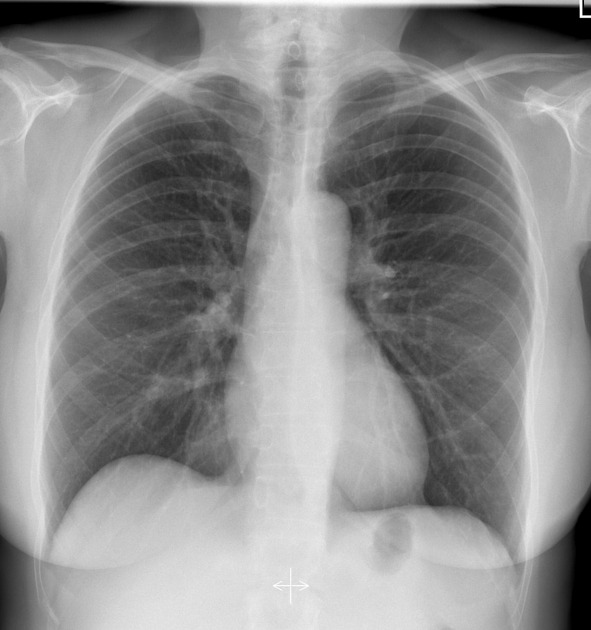
#> input picture Mini Project/Images/chest_xray.JPG, 591 x 630 px
$ jupyter execute 'Simple Medical Edge Analyzer.ipynb'   (shell and % lines are left out)
#> lines starting #> are read from the running program, lines starting #| are printed output that depends on the picture; after the words box and inside, x2 and y2 are one past the last pixel; in counts of white or black regions, pixels touching at a corner belong together
# Simple Medical Edge Analyzer

## Import Libraries

[cell 1]
import numpy as np
import matplotlib.pyplot as plt
import cv2

## Display Image

[cell 2]
img = cv2.imread('Images/chest_xray.JPG')
#> img is the input picture: shape (630, 591, 3); min 0, max 255, mean 141.5
img = cv2.cvtColor(img,cv2.COLOR_BGR2RGB)

## Detect Edges

[cell 3]
gray = cv2.cvtColor(img,cv2.COLOR_BGR2GRAY)
plt.imshow(gray,cmap='gray');

[cell 4]
clahe = cv2.createCLAHE(clipLimit=2.0, tileGridSize=(8,8))
enhanced = clahe.apply(gray)
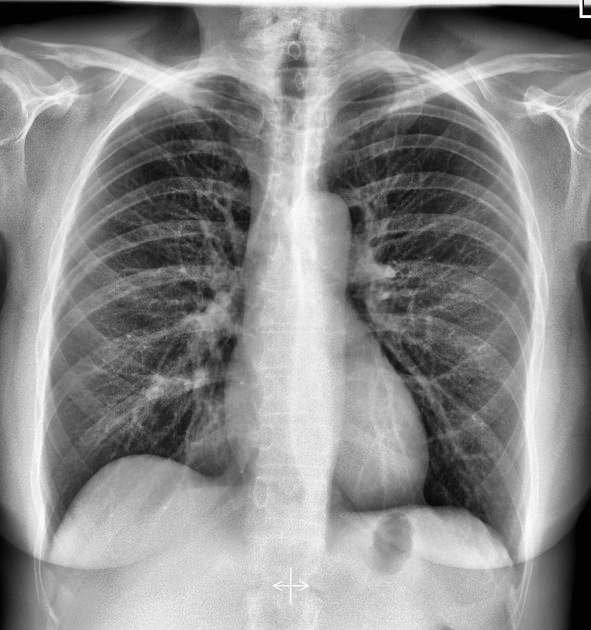
#> enhanced: shape (630, 591); min 2, max 255, mean 138.3

[cell 5]
blurred = cv2.GaussianBlur(gray,(5,5),0)

[cell 6]
edges = cv2.Canny(blurred, 30,90)
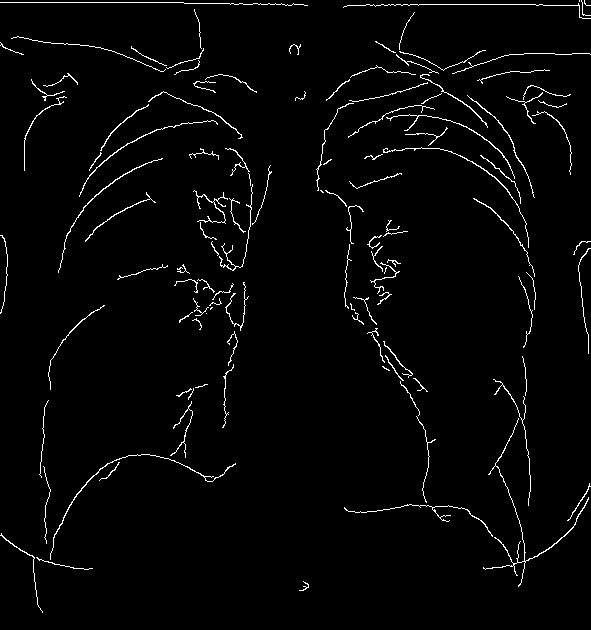
#> edges: shape (630, 591); 2.4% white in thin lines or dots

[cell 7]
kernel = np.ones((2,2),np.uint8)
edges_clean = cv2.morphologyEx(edges, cv2.MORPH_CLOSE,kernel)
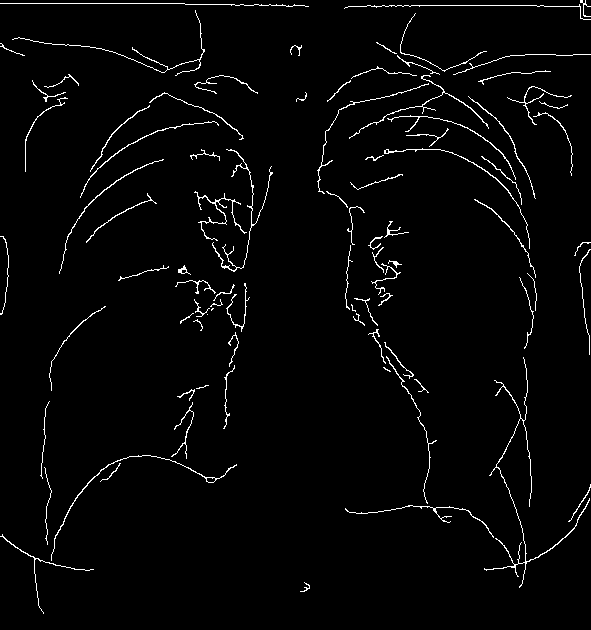
#> edges_clean: shape (630, 591); 2.5% white in thin lines or dots

[cell 8]
img_color = cv2.cvtColor(gray, cv2.COLOR_GRAY2BGR)
img_color[edges_clean == 255] = [0,255,0]
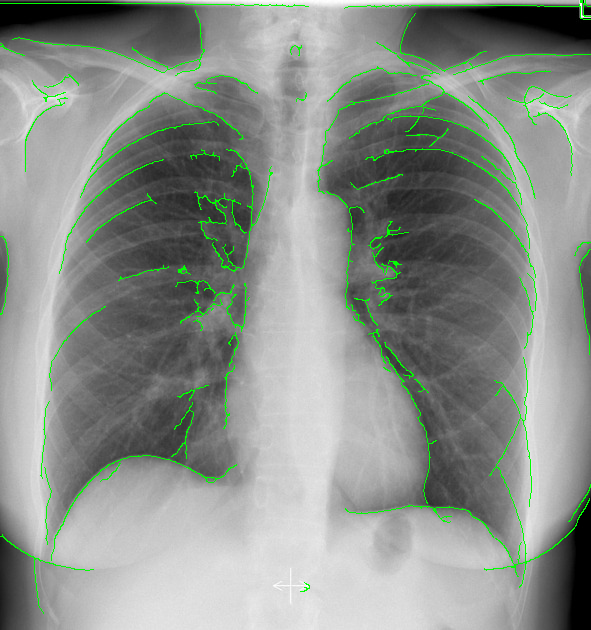
#> img_color: shape (630, 591, 3); 2.47% of pixels changed, all inside (x1, y1, x2, y2) = (0, 0, 591, 614)

[cell 9]
fig, axes = plt.subplots(1, 4, figsize=(20,5))

axes[0].imshow(gray, cmap='gray')
axes[0].set_title('Original')
axes[0].axis('off')

axes[1].imshow(enhanced, cmap='gray')
axes[1].set_title('CLAHE Enhanced')
axes[1].axis('off')

axes[2].imshow(edges, cmap='gray')
axes[2].set_title('Raw Canny Edges')
axes[2].axis('off')

axes[3].imshow(cv2.cvtColor(img_color, cv2.COLOR_BGR2RGB))
axes[3].set_title('Clean Edges on Original')
axes[3].axis('off')

plt.suptitle('Chest X-Ray Edge Detection', fontsize=20)
plt.tight_layout()
plt.show()
